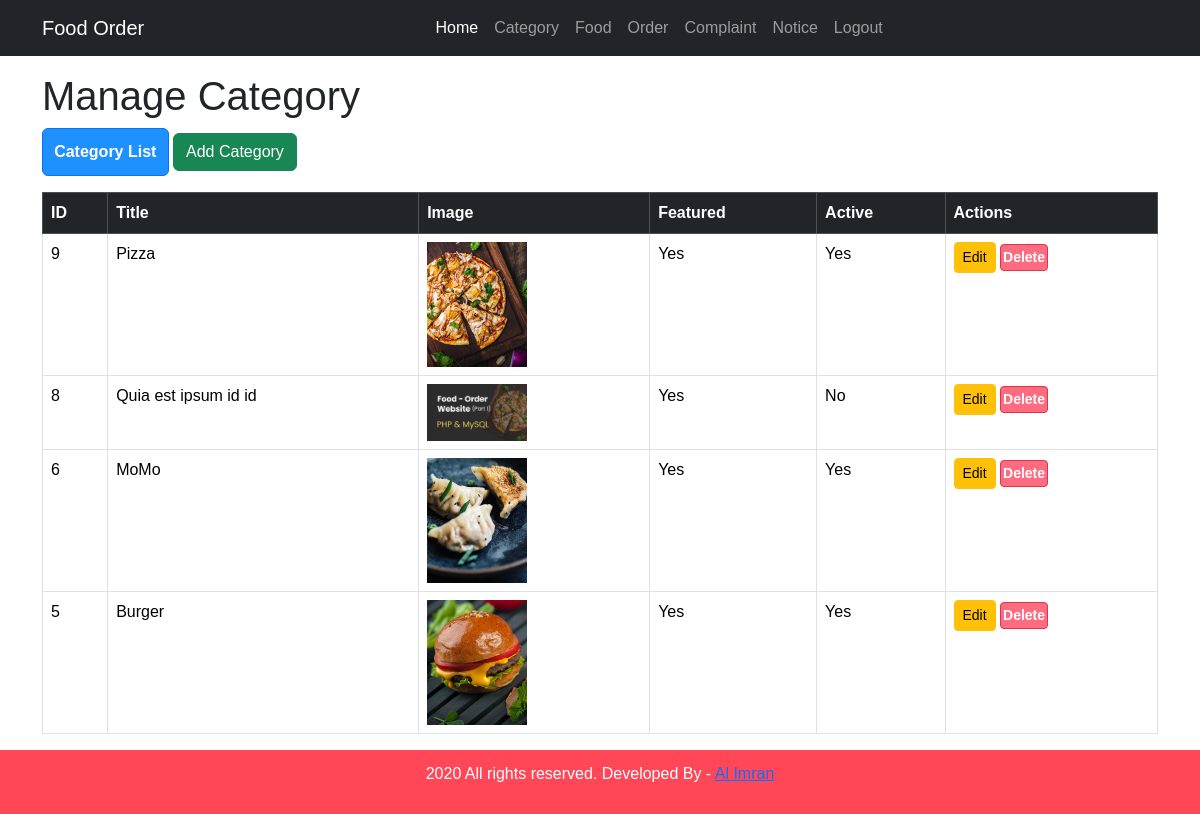
The app's page /admin/manage-category.php (signed in) with its own data.
### tables this page shows
CREATE TABLE `tbl_category` (
  `id` int(10) UNSIGNED NOT NULL,
  `title` varchar(100) NOT NULL,
  `image_name` varchar(255) NOT NULL,
  `featured` varchar(10) NOT NULL,
  `active` varchar(10) NOT NULL
);

### admin/manage-category.php (the view, shortened to what this page needs)
<?php
include('./partials/menu.php');
$objDb = new DbConnect();
$pdo = $objDb->connect();
?>
<div class="container my-3">
    <h1 class="mb-2">Manage Category</h1>
    <div class="mb-3">
        <button id="showList" class="btn btn-primary">Category List</button>
        <button id="showForm" class="btn btn-success">Add Category</button>
    </div>
    <div id="categoryList">
        <?php
        $stmt = $pdo->query("SELECT * FROM tbl_category ORDER BY id DESC");
        $categories = $stmt->fetchAll(PDO::FETCH_ASSOC);
        if(count($categories) > 0):
        ?>
        <table class="table table-bordered">
            <thead class="table-dark">
                <tr>
                    <th>ID</th>
                    <th>Title</th>
                    <th>Image</th>
                    <th>Featured</th>
                    <th>Active</th>
                    <th>Actions</th>
                </tr>
            </thead>
            <tbody>
                <?php foreach($categories as $cat): ?>
                <tr id="row-<?php echo $cat['id']; ?>">
                    <form method="POST" enctype="multipart/form-data">
                    <td><?php echo $cat['id']; ?></td>
                    <td>
                        <span class="text-view"><?php echo htmlspecialchars($cat['title']); ?></span>
                    </td>
                    <td>
                        <span class="text-view">
                            <?php if($cat['image_name']): ?>
                                <img src="../images/category/<?php echo $cat['image_name']; ?>" width="100">
                            <?php else: ?>
                                No Image
                            <?php endif; ?>
                        </span>
                    </td>
                    <td>
                        <span class="text-view"><?php echo $cat['featured']; ?></span>
                    </td>
                    <td>
                        <span class="text-view"><?php echo $cat['active']; ?></span>
                    </td>
                    <td>
                        <button type="button" class="btn btn-warning btn-sm edit-btn">Edit</button>
                        <a href="delete-category.php?id=<?php echo $cat['id']; ?>" class="btn btn-danger btn-sm">Delete</a>
                    </td>
                    </form>
                </tr>
                <?php endforeach; ?>
            </tbody>
        </table>
        <?php else: ?>
            <div class="alert alert-info">No categories added yet.</div>
        <?php endif; ?>
    </div>
</div>
<?php include('partials/footer.php'); ?>

### css/admin.css (style rules this page uses)
* { margin: 0; padding: 0; font-family: Arial, Helvetica, sans-serif; }
table tr th { border-bottom: 1px solid black; padding: 1%; text-align: left; }
table tr td { padding: 1%; }
.btn-primary { background-color: #1e90ff; padding: 1%; color: white; text-decoration: none; font-weight: bold; }
.btn-danger { background-color: #ff6b81; padding: 1%; color: white; text-decoration: none; font-weight: bold; }

### records on screen
tbl_category: id "9", title "Pizza", image_name (picture), featured "Yes", active "Yes"
tbl_category: id "8", title "Quia est ipsum id id", image_name (picture), featured "Yes", active "No"
tbl_category: id "6", title "MoMo", image_name (picture), featured "Yes", active "Yes"
tbl_category: id "5", title "Burger", image_name (picture), featured "Yes", active "Yes"
